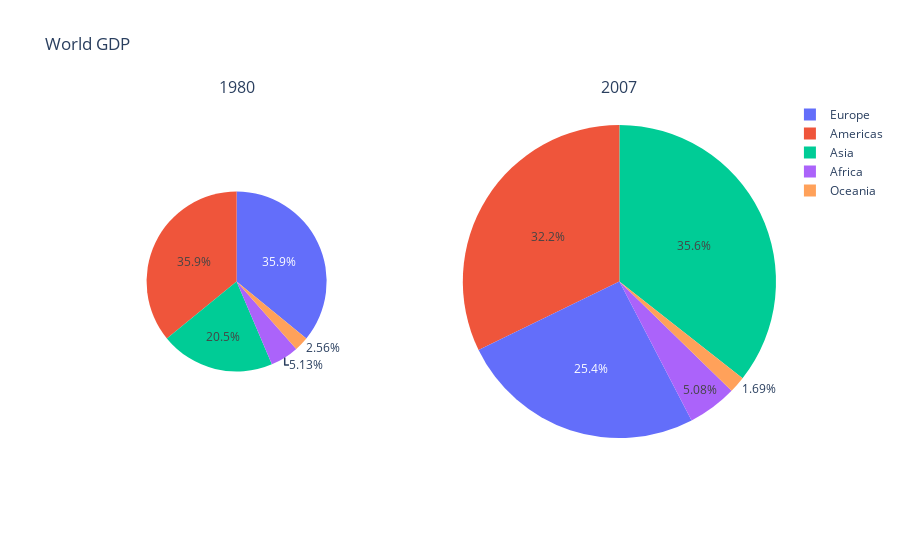

The cell this chart's notebook holds for it:
### Markdown cell above
### plotly  
###### it is a Python graphing library that makes interactive, publication-quality graphs. It has a wide range of features, including support for pie charts. Here’s a simple example of how to create a pie chart using plotly:

### Code cell
import plotly.graph_objects as go
from plotly.subplots import make_subplots

labels = ["Asia", "Europe", "Africa", "Americas", "Oceania"]

fig=make_subplots(1,2,specs=[[{'type':'domain'},{'type':'domain'}]], subplot_titles=['1980','2007'])
fig.add_trace(go.Pie(labels=labels,values=[4,7,1,7,0.5],scalegroup='one',name='World GDP 1980'),1,1)
fig.add_trace(go.Pie(labels=labels,values=[21,15,3,19,1],scalegroup='one',name='World GDP 2007'),1,2)
fig.update_layout(title_text='World GDP')
fig.show()

### Figure 1 — Plotly figure (JSON) as saved in the notebook; plotly's stock layout.template omitted (floating-point values rounded to 4 significant figures)
{"data": [{"domain": {"x": [0, 0.45], "y": [0, 1]}, "labels": ["Asia", "Europe", "Africa", "Americas", "Oceania"], "name": "World GDP 1980", "scalegroup": "one", "type": "pie", "values": [4, 7, 1, 7, 0.5]}, {"domain": {"x": [0.55, 1], "y": [0, 1]}, "labels": ["Asia", "Europe", "Africa", "Americas", "Oceania"], "name": "World GDP 2007", "scalegroup": "one", "type": "pie", "values": [21, 15, 3, 19, 1]}], "layout": {"annotations": [{"font": {"size": 16}, "showarrow": false, "text": "1980", "x": 0.225, "xanchor": "center", "xref": "paper", "y": 1, "yanchor": "bottom", "yref": "paper"}, {"font": {"size": 16}, "showarrow": false, "text": "2007", "x": 0.775, "xanchor": "center", "xref": "paper", "y": 1, "yanchor": "bottom", "yref": "paper"}], "title": {"text": "World GDP"}}}
